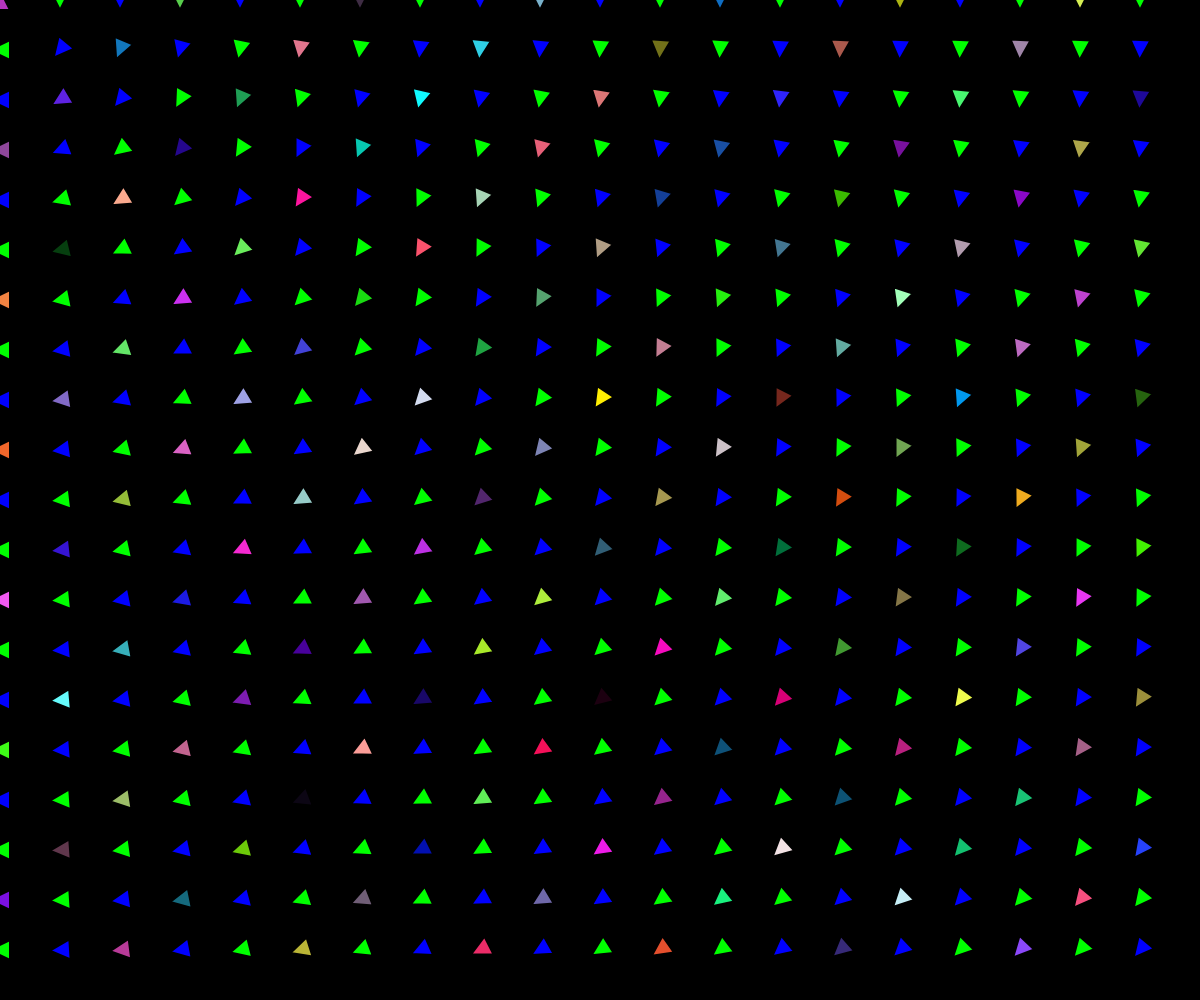
Frame 1 (no input)
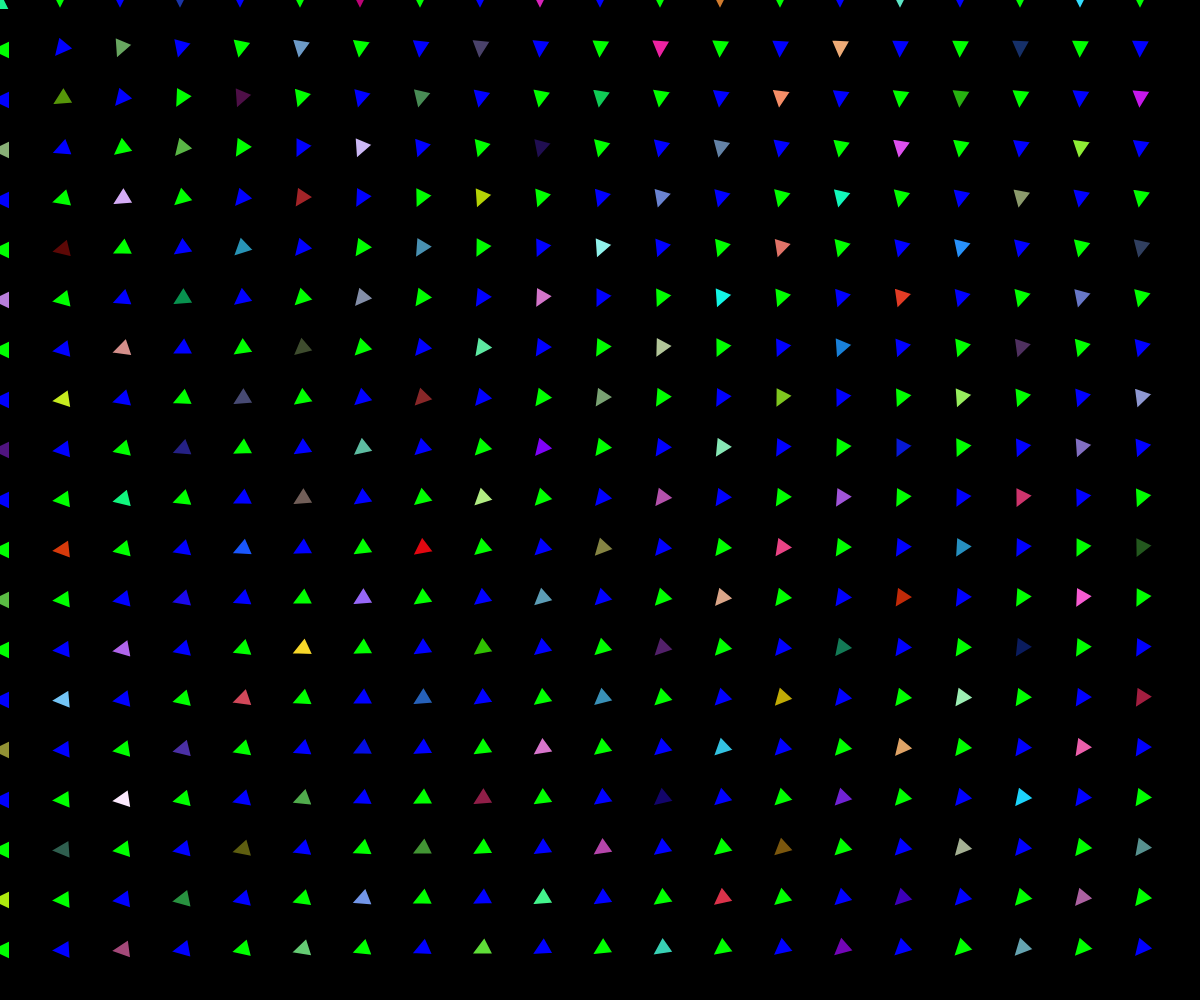
Frame 60 (no input)
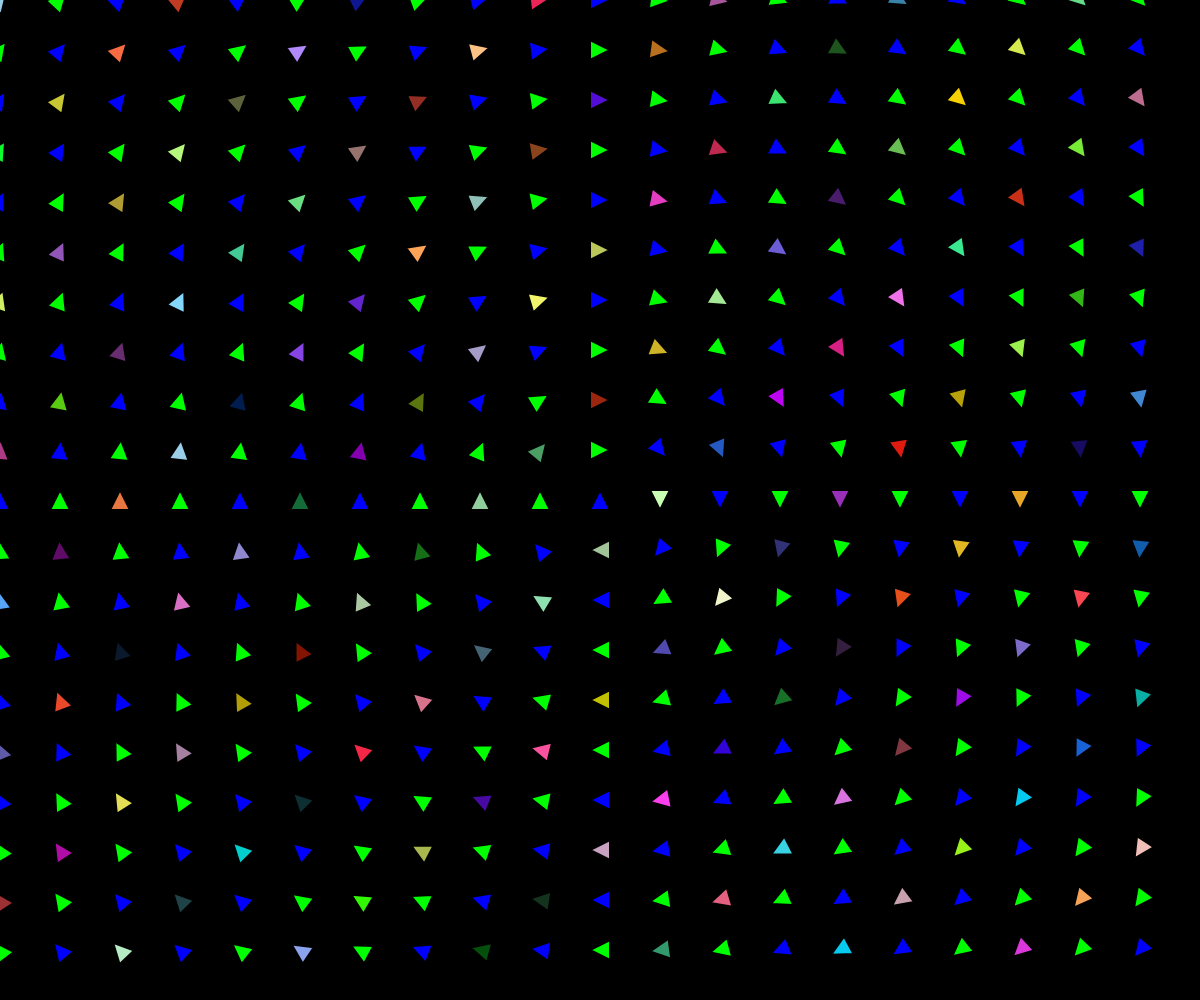
Frame 120 (the mouse pressed at the canvas centre since frame 60)

The p5.js sketch that drew these frames (run headless with seeded random() and noise() and a simulated clock; from frame 60 on, the mouse is pressed at the canvas centre):

// p5.js sketch
// ── sketch.js
let tilesX = 20;
let tilesY = 20;
let gridX, gridY;

function setup() {
  createCanvas(windowWidth, windowHeight);
  gridX = width / tilesX;
  gridY = height / tilesY;
  strokeWeight(2); // Dicke der Linien
  strokeCap(SQUARE); // Eckige Enden für die Linien
}

function draw() {
  background(0);
  for (let y = 0; y < tilesY; y++) {
    for (let x = 0; x < tilesX; x++) {
      let winkel = atan2(mouseY - (y * gridY), mouseX - (x * gridX));
      if (winkel < 0) { winkel += 2 * PI; }
      
      push();
      translate(x * gridX, y * gridY);
      rotate(winkel);

      if ((x + y) % 3 === 0) {
        // Jedes dritte Dreieck hat eine zufällige Farbe
        fill(random(255), random(255), random(255));
      } else if ((x + y) % 2 === 0) {
        // Jedes zweite Dreieck ist blau
        fill(0, 0, 255);
      } else {
        // Alle anderen Dreiecke sind grün
        fill(0, 255, 0);
      }

      // Dreieck zeichnen
      triangle(0, -10, 10, 10, -10, 10);

      pop();
    }
  }
}
